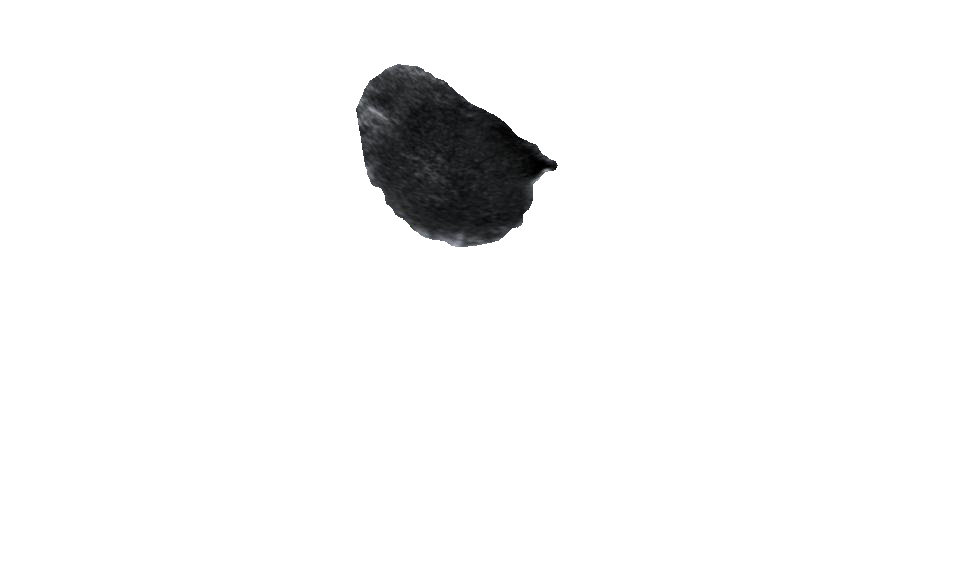
#> input picture Chocolate_Cyst/tumor_without_bg/1036.png, 959 x 563 px, found by its file name; its folder holds only this picture in this run
$ python Homogenous.py   (older library calls are emulated)
#> lines starting #> are read from the running program, lines starting #| are printed output that depends on the picture; long printed decimals are rounded
import numpy as np
import cv2
from skimage.feature import graycomatrix, graycoprops
import os
from PIL import Image
import matplotlib.pyplot as plt

# Đọc ảnh xám
input_folder = "tumor_without_bg"
# input_folder = "images"
mask_folder = "annotations"
homogeneity_list = []
file_names = [f for f in os.listdir(input_folder) if f.endswith('.png')]
for file_name in file_names:
    input_image_path = os.path.join(input_folder, file_name)
    img = Image.open(input_image_path).convert("L") # grayscale
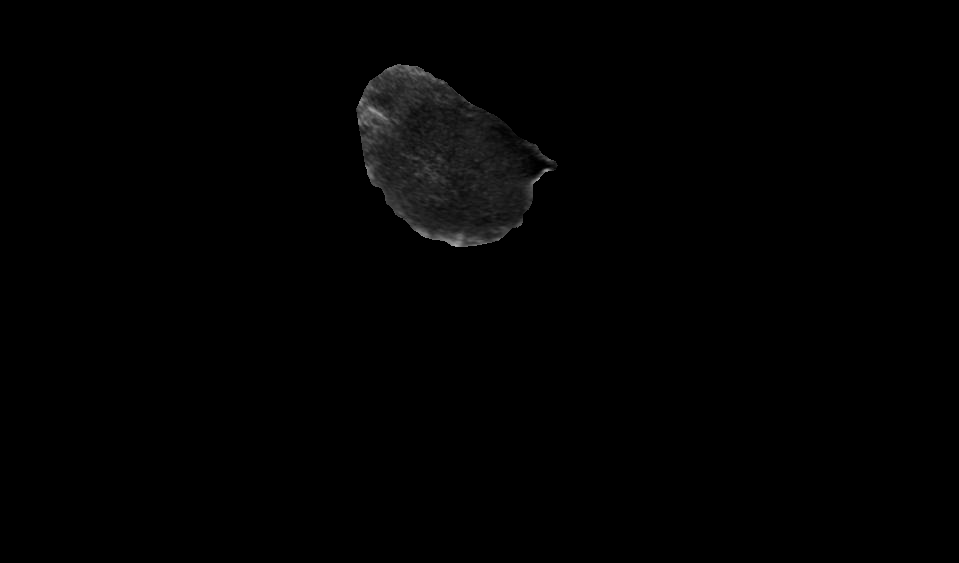
#> img: PIL image 959x563 L; min 0, max 170, mean 1.7
    mask_image_path = os.path.join(mask_folder, file_name.replace('.JPG', '.PNG'))
    mask_image = Image.open(mask_image_path).convert("L")
    mask_array = np.array(mask_image)
    img = np.array(img).astype(np.uint8)
    # Tim cac diem co gia tri khac 0 (vung khoi u)
    non_zero_coords = np.where(mask_array > 0)
#> non_zero_coords = 23222 positions, rows 64 to 246, columns 356 to 557
    # Tính toán các tọa độ tối thiểu và tối đa
    x_min, x_max = np.min(non_zero_coords[1]), np.max(non_zero_coords[1])
#> x_min = 356; x_max = 557
    y_min, y_max = np.min(non_zero_coords[0]), np.max(non_zero_coords[0])
#> y_min = 64; y_max = 246
    cropped_image = img[y_min:y_max, x_min:x_max]
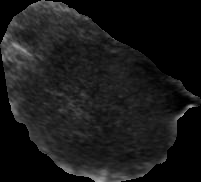
#> cropped_image: shape (182, 201); min 0, max 170, mean 25.2
    cv2.imshow("image", cropped_image)
    cv2.waitKey()
    # Cal GLCM (co-occurrence matrix)
    glcm = graycomatrix(cropped_image,
                        distances=[1],
                        angles=[0, np.pi/4, np.pi/2, 3*np.pi/4],
                        levels=256,
                        symmetric=True,
                        normed=True)
    homogeneity = graycoprops(glcm, 'homogeneity')[0, 0]
#> homogeneity = 0.545
    print(f"Homogeneity and Roughness of tumor in image {file_name}: {homogeneity} ")
#| Homogeneity and Roughness of tumor in image 1036.png: 0.5454
    homogeneity_list.append(homogeneity)
    # roughness_list.append(roughness)
    # break
# Visualize the homogeneity result with histogram
plt.figure(figsize=(8, 6))
n, bins, patches = plt.hist(homogeneity_list, bins=10, edgecolor='black', color='blue')
#> n = [0, 0, 0, 0, 0, 1, 0, 0, 0, 0]; bins = [0.0454, 0.145, 0.245, 0.345, 0.445, 0.545, 0.645, 0.745, 0.845, 0.945, 1.05]; patches = 10 items
for i in range(len(patches)):
    height = n[i]  # chiều cao của mỗi thanh (frequency)
    plt.text(patches[i].get_x() + patches[i].get_width() / 2, height,  # vị trí trung tâm thanh
             f'{int(height)}', ha='center', va='bottom')  # nội dung số
#> this loop made 10 passes
#> height on passes 1 to 10: 0, 0, 0, 0, 0, 1, 0, 0, 0, 0
plt.hist(homogeneity_list, bins=10, color='blue', edgecolor='black', alpha=0.7)
plt.title("Histogram of homogeneity Values")
plt.xlabel("Homogeneity")
plt.ylabel("Frequency")
plt.grid(True)
plt.show()
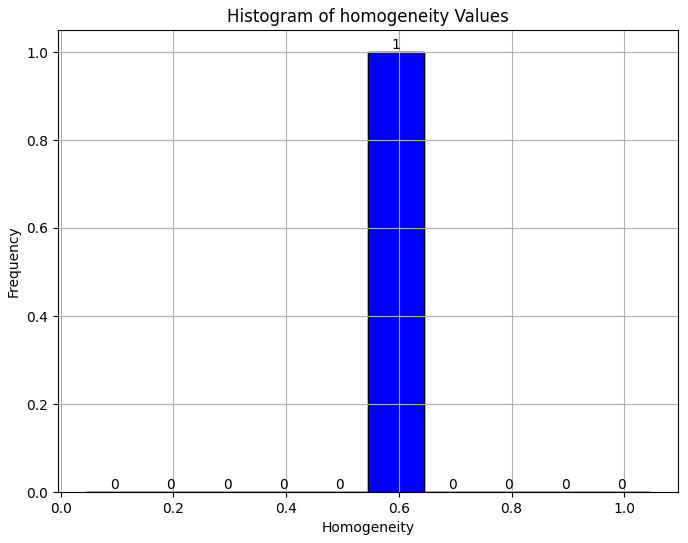
#> figure drawn by matplotlib, 1 panel; tallest bar 1 high, from x = 0.545 to 0.645; tallest bar 1 high, from x = 0.545 to 0.645

# # # Read the original image (tumor with black regions)
# # image = cv2.imread("images/6.JPG")

# # # Read the mask image (binary mask with white tumor and black background)
# # mask = cv2.imread("annotations/6.PNG", cv2.IMREAD_GRAYSCALE)
# # # Ensure the mask is binary (just in case)
# # _, binary_mask = cv2.threshold(mask, 1, 255, cv2.THRESH_BINARY)
# # # Apply the mask to the original image to keep only the tumor
# # masked_tumor = cv2.bitwise_and(image, image, mask=binary_mask)
# # # Create a 4-channel (RGBA) image by adding an alpha channel
# # b, g, r = cv2.split(masked_tumor)
# # alpha = binary_mask  # Use the binary mask as the alpha channel
# # tumor_rgba = cv2.merge([b, g, r, alpha])

# # # Save the image with a transparent background (PNG)
# # cv2.imwrite("tumor_with_transparent_bg.png", tumor_rgba)

# # # Display the result (optional)
# # cv2.imshow("Tumor with Transparent Background", tumor_rgba)
# # cv2.waitKey(0)
# # cv2.destroyAllWindows()


# import cv2
# import numpy as np
# from skimage import feature
# # Đọc ảnh nhị phân đã cắt chứa khối u
# tumor_image = cv2.imread('edited_images/6.jpg', cv2.IMREAD_GRAYSCALE)

# # Tạo mặt nạ nhị phân cho khối u bằng cách sử dụng phân ngưỡng
# mask = cv2.imread('annotations/6.PNG', cv2.IMREAD_GRAYSCALE)

# # Lọc ra các pixel thuộc vùng u (nơi mask != 0)
# tumor_pixels = tumor_image[mask != 0]
# print(tumor_pixels.size)
# ground_truth_size = np.sum(mask == 0)
# print (ground_truth_size)
# # Get the exact range of the width and height of the tumor
# non_zero_coords = np.where(mask > 0)
# x_min, x_max = np.min(non_zero_coords[1]), np.max(non_zero_coords[1])
# y_min, y_max = np.min(non_zero_coords[0]), np.max(non_zero_coords[0])
# print(f"Width of the tumor: {x_min} : {x_max}")
# print(f"Height of the tumor: {y_min} : {y_max}")

# # Tính độ lệch chuẩn (standard deviation) của các pixel thuộc khối u
# contrast = np.std(tumor_pixels)

# # In kết quả
# print(f"Contrast (standard deviation) of tumor region: {contrast}")

# # Tạo một ảnh mới với chỉ vùng khối u
# tumor_region = np.zeros_like(tumor_image)
# tumor_region[mask != 0] = tumor_image[mask != 0]

# # Tạo GLCM từ ảnh vùng u
# glcm = feature.graycomatrix(tumor_region, distances=[1], angles=[0], levels=256, symmetric=True, normed=True)

# # Tính độ tương phản từ GLCM
# contrast = feature.graycoprops(glcm, prop='contrast')[0, 0]

# # In kết quả
# print(f"Contrast (using GLCM) of tumor region: {contrast}")

# import cv2
# import numpy as np
# import matplotlib.pyplot as plt

# # Đọc ảnh đã cắt chứa khối u
# tumor_image = cv2.imread('6.png', cv2.IMREAD_GRAYSCALE)

# # Tạo histogram
# plt.hist(tumor_image.ravel(), bins=256, range=[0, 256])
# plt.title('Histogram of Tumor Image')
# plt.xlabel('Pixel Intensity')
# plt.ylabel('Frequency')
# plt.show()

# import cv2
# import numpy as np
# import matplotlib.pyplot as plt

# # Hàm tính toán histogram cho một ảnh và trả về dữ liệu
# def compute_histogram(image_path):
#     # Đọc ảnh mức xám
#     image = cv2.imread(image_path, cv2.IMREAD_GRAYSCALE)
#     # Tính histogram với 256 bins (khoảng giá trị từ 0 đến 255)
#     hist, bins = np.histogram(image, bins=256, range=[0, 256])
#     # Chuẩn hóa histogram để biểu đồ của các ảnh khác nhau có thể so sánh được
#     hist = hist / hist.sum()
#     return hist

# # Đường dẫn đến các ảnh (thay thế đường dẫn bằng đường dẫn thực tế của bạn)
# image_paths = ['6.png', '7.png', '8.png']

# # Tạo một danh sách các màu khác nhau để phân biệt các histogram
# colors = ['blue', 'red', 'green']

# # Vẽ histogram cho nhiều ảnh trên cùng một biểu đồ
# plt.figure(figsize=(10, 6))

# # Lặp qua các ảnh và tính toán histogram
# for i, image_path in enumerate(image_paths):
#     hist = compute_histogram(image_path)
#     plt.plot(hist, color=colors[i], label=f'Image {i + 1}')  # Vẽ đường histogram với màu tương ứng

# # Thiết lập tiêu đề và các thông số của biểu đồ
# plt.title('Histograms of Multiple Images')
# plt.xlabel('Pixel Intensity')
# plt.ylabel('Normalized Frequency')
# plt.legend()  # Hiển thị chú thích để phân biệt các ảnh
# plt.show()

$ run again, on Chocolate_Cyst/tumor_without_bg/1201.png
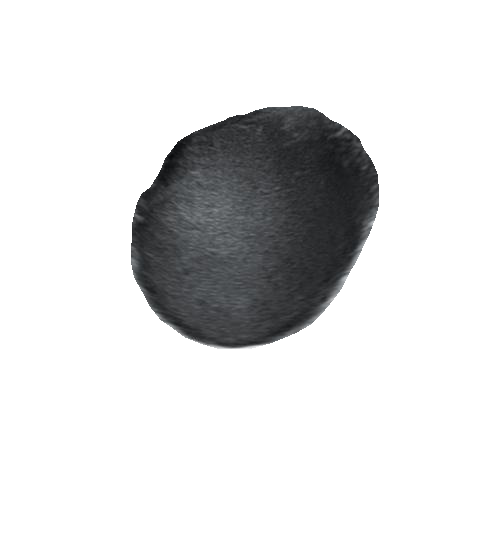
#> input picture Chocolate_Cyst/tumor_without_bg/1201.png, 483 x 541 px, found by its file name
#> non_zero_coords = 45864 positions, rows 106 to 349, columns 131 to 378
#> x_min = 131; x_max = 378
#> y_min = 106; y_max = 349
#> `cropped_image = img[y_min:y_max, x_min:x_max]`:
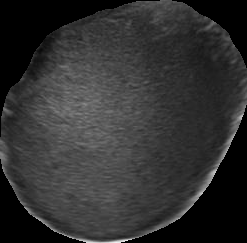
#> cropped_image: shape (243, 247); min 0, max 241, mean 48.6
#> homogeneity = 0.484
#| Homogeneity and Roughness of tumor in image 1201.png: 0.4836
#> n = [0, 0, 0, 0, 0, 1, 0, 0, 0, 0]; bins = [-0.0164, 0.0836, 0.184, 0.284, 0.384, 0.484, 0.584, 0.684, 0.784, 0.884, 0.984]; patches = 10 items
#> the loop `for i in range(len(patches)):` made 10 passes
#> height on passes 1 to 8: 0, 0, 0, 0, 0, 1, 0, 0
#> `plt.show()`:
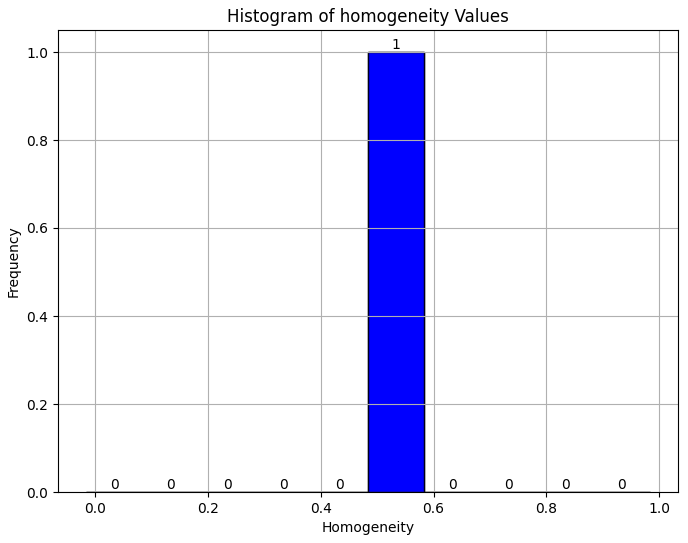
#> figure drawn by matplotlib, 1 panel; tallest bar 1 high, from x = 0.484 to 0.584; tallest bar 1 high, from x = 0.484 to 0.584

$ run again, on Chocolate_Cyst/tumor_without_bg/1248.png
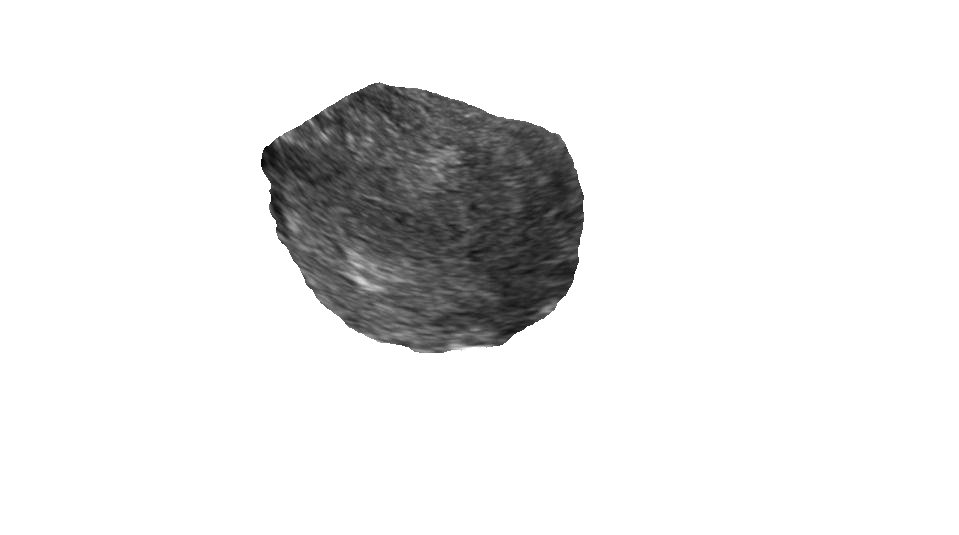
#> input picture Chocolate_Cyst/tumor_without_bg/1248.png, 959 x 535 px, found by its file name
#> non_zero_coords = 65673 positions, rows 82 to 352, columns 261 to 583
#> x_min = 261; x_max = 583
#> y_min = 82; y_max = 352
#> `cropped_image = img[y_min:y_max, x_min:x_max]`:
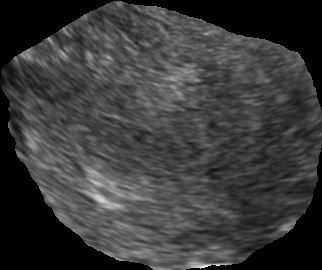
#> cropped_image: shape (270, 322); min 0, max 249, mean 58
#> homogeneity = 0.43
#| Homogeneity and Roughness of tumor in image 1248.png: 0.4295
#> n = [0, 0, 0, 0, 0, 1, 0, 0, 0, 0]; bins = [-0.0705, 0.0295, 0.13, 0.23, 0.33, 0.43, 0.53, 0.63, 0.73, 0.83, 0.93]; patches = 10 items
#> the loop `for i in range(len(patches)):` made 10 passes
#> height on passes 1 to 8: 0, 0, 0, 0, 0, 1, 0, 0
#> `plt.show()`:
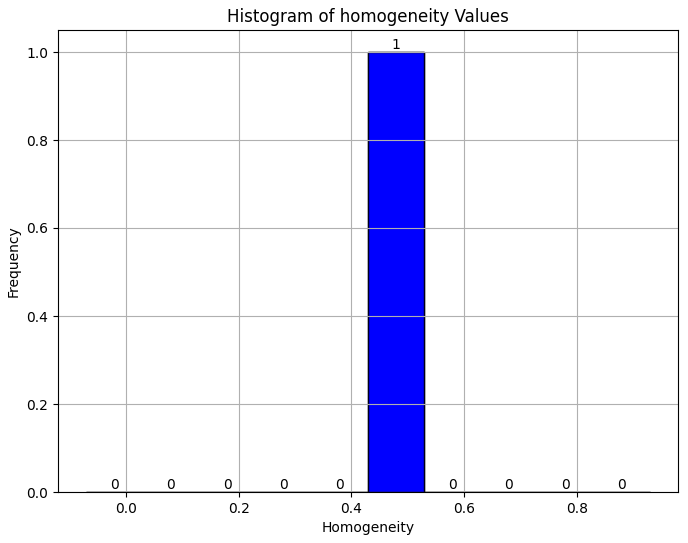
#> figure drawn by matplotlib, 1 panel; tallest bar 1 high, from x = 0.43 to 0.53; tallest bar 1 high, from x = 0.43 to 0.53
